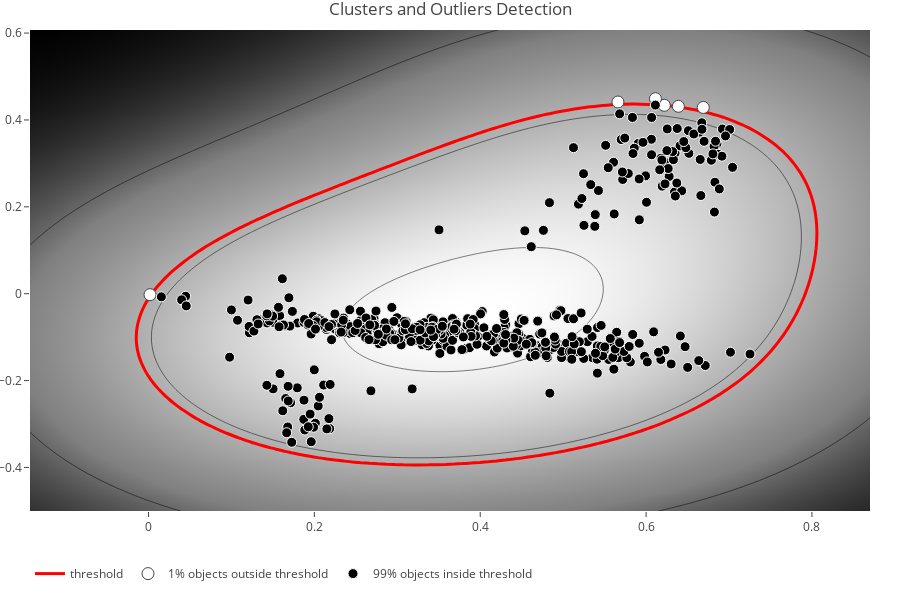

The notebook cell saved with this chart:
### Code cell
fig = go.Figure(
                layout=go.Layout(
                                 title='Clusters and Outliers Detection',
                                 width=900, height=600, margin=dict(l=30,r=30,b=30,t=30),
                                )
               )

fig.add_trace(
              go.Contour(
                         x=np.linspace(x_min, x_max, 100),
                         y=np.linspace(y_min, y_max, 100),
                         z=Z,
                         line_smoothing=1,
                         contours_coloring='heatmap',
                         ncontours=6,
                         colorscale=custom_colorscale,
                         showscale=False,
                         hoverinfo='skip',
                        ),
             )

fig.add_trace(
              go.Contour(
                         x=np.linspace(x_min, x_max, 100),
                         y=np.linspace(y_min, y_max, 100),
                         z=Z,
                         contours_coloring='lines',
                         contours={'value':threshold,'type':'constraint'},
                         line={'color':'red','width':3},
                         name='threshold',
                         hoverinfo='skip',
                        )
             )

fig.add_trace(
              go.Scatter(
                         x=df.query('~is_inlier').x,
                         y=df.query('~is_inlier').y,
                         mode='markers',
                         marker={'size':12,'color':'white','line_width':1},
                         name='{:.0%} objects outside threshold'.format(OUTLIER_FRAC),
                         customdata=df.query('~is_inlier'),
                         hovertemplate=hover_template
                        )
             )

fig.add_trace(
              go.Scatter(
                         x=df.query('is_inlier').x,
                         y=df.query('is_inlier').y,
                         mode='markers',
                         marker={'size':10,'color':'black','line_width':1,'line_color':'white'},
                         name='{:.0%} objects inside threshold'.format(1-OUTLIER_FRAC),
                         customdata=df.query('is_inlier'),
                         hovertemplate=hover_template,
                        )
             )

fig.show()

### Figure 1 — Plotly figure (JSON) as saved in the notebook; plotly's stock layout.template omitted (floating-point values rounded to 4 significant figures; data arrays with more than 128 entries replaced by an {"elided": "..."} marker saying what was removed)
{"data": [{"colorscale": [[0, "black"], [0.3, "grey"], [1, "white"]], "contours": {"coloring": "heatmap"}, "hoverinfo": "skip", "line": {"smoothing": 1}, "ncontours": 6, "showscale": false, "type": "contour", "x": [-0.1429, -0.1327, -0.1224, -0.1122, -0.102, -0.09175, -0.08151, -0.07128, -0.06105, -0.05082, -0.04059, -0.03036, -0.02013, -0.009895, 0.0003364, 0.01057, 0.0208, 0.03103, 0.04126, 0.05149, 0.06172, 0.07196, 0.08219, 0.09242, 0.1027, 0.1129, 0.1231, 0.1333, 0.1436, 0.1538, 0.164, 0.1743, 0.1845, 0.1947, 0.205, 0.2152, 0.2254, 0.2357, 0.2459, 0.2561, 0.2664, 0.2766, 0.2868, 0.297, 0.3073, 0.3175, 0.3277, 0.338, 0.3482, 0.3584, 0.3687, 0.3789, 0.3891, 0.3994, 0.4096, 0.4198, 0.4301, 0.4403, 0.4505, 0.4607, 0.471, 0.4812, 0.4914, 0.5017, 0.5119, 0.5221, 0.5324, 0.5426, 0.5528, 0.5631, 0.5733, 0.5835, 0.5938, 0.604, 0.6142, 0.6245, 0.6347, 0.6449, 0.6551, 0.6654, 0.6756, 0.6858, 0.6961, 0.7063, 0.7165, 0.7268, 0.737, 0.7472, 0.7575, 0.7677, 0.7779, 0.7882, 0.7984, 0.8086, 0.8188, 0.8291, 0.8393, 0.8495, 0.8598, 0.87], "y": [-0.5003, -0.4891, -0.4779, -0.4667, -0.4555, -0.4444, -0.4332, -0.422, -0.4108, -0.3996, -0.3884, -0.3772, -0.3661, -0.3549, -0.3437, -0.3325, -0.3213, -0.3101, -0.2989, -0.2878, -0.2766, -0.2654, -0.2542, -0.243, -0.2318, -0.2206, -0.2095, -0.1983, -0.1871, -0.1759, -0.1647, -0.1535, -0.1423, -0.1312, -0.12, -0.1088, -0.0976, -0.08641, -0.07523, -0.06404, -0.05285, -0.04167, -0.03048, -0.0193, -0.008112, 0.003074, 0.01426, 0.02545, 0.03663, 0.04782, 0.059, 0.07019, 0.08137, 0.09256, 0.1037, 0.1149, 0.1261, 0.1373, 0.1485, 0.1597, 0.1709, 0.182, 0.1932, 0.2044, 0.2156, 0.2268, 0.238, 0.2492, 0.2603, 0.2715, 0.2827, 0.2939, 0.3051, 0.3163, 0.3275, 0.3386, 0.3498, 0.361, 0.3722, 0.3834, 0.3946, 0.4058, 0.4169, 0.4281, 0.4393, 0.4505, 0.4617, 0.4729, 0.4841, 0.4952, 0.5064, 0.5176, 0.5288, 0.54, 0.5512, 0.5624, 0.5735, 0.5847, 0.5959, 0.6071], "z": {"elided": "100x100 float values"}}, {"contours": {"coloring": "lines", "type": "constraint", "value": -54.89}, "hoverinfo": "skip", "line": {"color": "red", "width": 3}, "name": "threshold", "type": "contour", "x": [-0.1429, -0.1327, -0.1224, -0.1122, -0.102, -0.09175, -0.08151, -0.07128, -0.06105, -0.05082, -0.04059, -0.03036, -0.02013, -0.009895, 0.0003364, 0.01057, 0.0208, 0.03103, 0.04126, 0.05149, 0.06172, 0.07196, 0.08219, 0.09242, 0.1027, 0.1129, 0.1231, 0.1333, 0.1436, 0.1538, 0.164, 0.1743, 0.1845, 0.1947, 0.205, 0.2152, 0.2254, 0.2357, 0.2459, 0.2561, 0.2664, 0.2766, 0.2868, 0.297, 0.3073, 0.3175, 0.3277, 0.338, 0.3482, 0.3584, 0.3687, 0.3789, 0.3891, 0.3994, 0.4096, 0.4198, 0.4301, 0.4403, 0.4505, 0.4607, 0.471, 0.4812, 0.4914, 0.5017, 0.5119, 0.5221, 0.5324, 0.5426, 0.5528, 0.5631, 0.5733, 0.5835, 0.5938, 0.604, 0.6142, 0.6245, 0.6347, 0.6449, 0.6551, 0.6654, 0.6756, 0.6858, 0.6961, 0.7063, 0.7165, 0.7268, 0.737, 0.7472, 0.7575, 0.7677, 0.7779, 0.7882, 0.7984, 0.8086, 0.8188, 0.8291, 0.8393, 0.8495, 0.8598, 0.87], "y": [-0.5003, -0.4891, -0.4779, -0.4667, -0.4555, -0.4444, -0.4332, -0.422, -0.4108, -0.3996, -0.3884, -0.3772, -0.3661, -0.3549, -0.3437, -0.3325, -0.3213, -0.3101, -0.2989, -0.2878, -0.2766, -0.2654, -0.2542, -0.243, -0.2318, -0.2206, -0.2095, -0.1983, -0.1871, -0.1759, -0.1647, -0.1535, -0.1423, -0.1312, -0.12, -0.1088, -0.0976, -0.08641, -0.07523, -0.06404, -0.05285, -0.04167, -0.03048, -0.0193, -0.008112, 0.003074, 0.01426, 0.02545, 0.03663, 0.04782, 0.059, 0.07019, 0.08137, 0.09256, 0.1037, 0.1149, 0.1261, 0.1373, 0.1485, 0.1597, 0.1709, 0.182, 0.1932, 0.2044, 0.2156, 0.2268, 0.238, 0.2492, 0.2603, 0.2715, 0.2827, 0.2939, 0.3051, 0.3163, 0.3275, 0.3386, 0.3498, 0.361, 0.3722, 0.3834, 0.3946, 0.4058, 0.4169, 0.4281, 0.4393, 0.4505, 0.4617, 0.4729, 0.4841, 0.4952, 0.5064, 0.5176, 0.5288, 0.54, 0.5512, 0.5624, 0.5735, 0.5847, 0.5959, 0.6071], "z": {"elided": "100x100 float values"}}, {"customdata": [[0.622, 0.4337, "Crazy4TV.com - Suits.S06E04.720p.BluRay.x265.HEVC.Crazy4ad", "B2", -54.92, false], [0.669, 0.4288, "Suits.Episode 11- Blowback", "B2", -56.66, false], [0.6389, 0.4314, "Suits.Episode 8- Mea Culpa", "B2", -55.19, false], [0.5661, 0.4414, "Suits.S02E07.Sucker.Punch.PROPER.HDTV.x264-FQM", "B2", -56.11, false], [0.6112, 0.4489, "Suits S04E06 EngSub", "C1", -57.73, false], [0.001798, -0.002255, "The.Umbrella.Academy.S03E07.720p.WEB.h264-KOGi-en-forced", "A2", -55.23, false]], "hovertemplate": "x: %{customdata[0]}<br>y: %{customdata[1]}<br>Movie: %{customdata[2]}<br>Level: %{customdata[3]}<br>decision_function: %{customdata[4]}<br>is_inlier: %{customdata[5]}<br>", "marker": {"color": "white", "line": {"width": 1}, "size": 12}, "mode": "markers", "name": "1% objects outside threshold", "type": "scatter", "x": [0.622, 0.669, 0.6389, 0.5661, 0.6112, 0.001798], "y": [0.4337, 0.4288, 0.4314, 0.4414, 0.4489, -0.002255]}, {"customdata": {"elided": "508x6 mixed values"}, "hovertemplate": "x: %{customdata[0]}<br>y: %{customdata[1]}<br>Movie: %{customdata[2]}<br>Level: %{customdata[3]}<br>decision_function: %{customdata[4]}<br>is_inlier: %{customdata[5]}<br>", "marker": {"color": "black", "line": {"color": "white", "width": 1}, "size": 10}, "mode": "markers", "name": "99% objects inside threshold", "type": "scatter", "x": {"elided": "508 float values"}, "y": {"elided": "508 float values"}}], "layout": {"height": 600, "margin": {"b": 30, "l": 30, "r": 30, "t": 30}, "title": {"text": "Clusters and Outliers Detection"}, "width": 900}}
